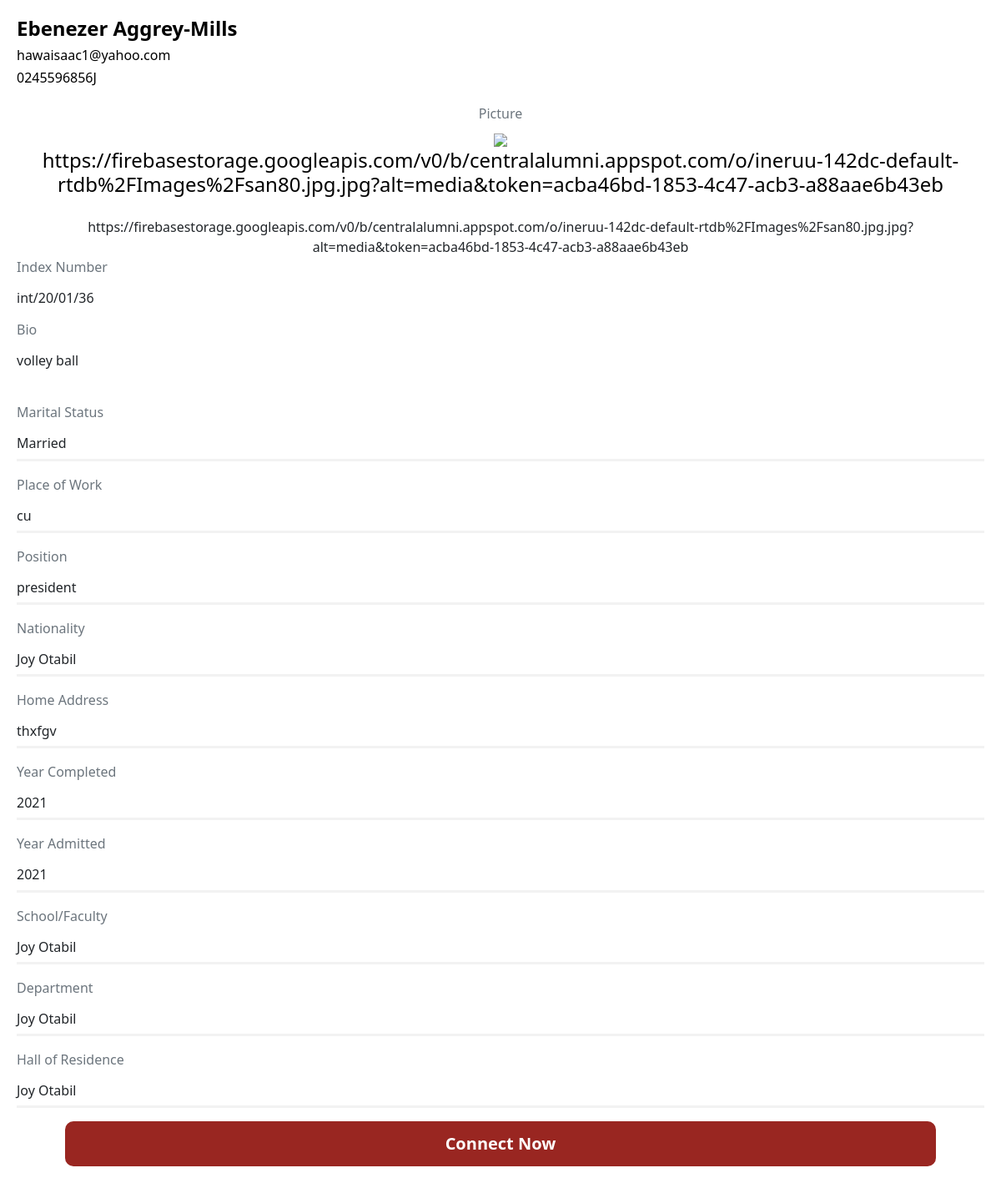
The page /userdisplay/1 (signed in) on the database its author committed.
### app.py (models this page shows, shortened)
class User(db.Model,UserMixin):
    id= db.Column(db.Integer, primary_key=True)
    fullname= db.Column(db.String()  )
    indexnumber= db.Column(db.Integer())
    gender= db.Column(db.String()    )
    school= db.Column(db.String()    )
    department= db.Column(db.String()    )
    program= db.Column(db.String()   )
    completed= db.Column(db.Integer()     )
    admitted= db.Column(db.Integer()  )
    email= db.Column(db.String()     )
    telephone= db.Column(db.String()     )
    hall= db.Column(db.String()  )
    nationality= db.Column(db.String()   )
    address= db.Column(db.String()   )
    work= db.Column(db.String()  )
    guardian= db.Column(db.String()  )
    kin= db.Column(db.String()   )
    relationship= db.Column(db.String()  )
    marital= db.Column(db.String()   )
    health= db.Column(db.String()    )
    extra= db.Column(db.String()     )
    image_file = db.Column(db.String(20))

### app.py (the view)
@app.route('/userdisplay/<int:userid>', methods=['GET', 'POST'])
@login_required
def userdisplay(userid):
    profile=User.query.get_or_404(userid)
    print(current_user)
    return render_template("userdisplay.html",current_user=current_user, profile=profile, title="list")

### app.py (called while the page is built)
@login_manager.user_loader
def load_user(user_id):
    return Person.query.get(int(user_id))

@app.context_processor
def base():
    form=Search()
    return dict(form=form)

    def __repr__(self):
        return f"Person('{self.id}', {self.name}', {self.yearCompleted})"

### templates/userdisplay.html (shortened to what this page needs)
<!doctype html>
<html lang="en">
  <head>
    <link rel="stylesheet" type="text/css" href="{{ url_for('static', filename='css/newstyle.css')}}">
    <link href="https://unpkg.com/aos@2.3.1/dist/aos.css" rel="stylesheet">
    <link href='https://unpkg.com/boxicons@2.1.2/css/boxicons.min.css' rel='stylesheet'>
    <link href="https://cdn.jsdelivr.net/npm/bootstrap@5.2.1/dist/css/bootstrap.min.css" rel="stylesheet">
  </head>
  <body>
    <div container style="align-items: left;">
      <div style="background: #fff; border-radius: 5px; padding: 20px;">
        <div class="top">
          <h4><b> {{profile.fullname}}</b></h4>
        </div>
        <div class="down" style=" display: flex; grid-gap: 2px; justify-content: space-between; ">
          <h6 style="color: black;"> {{profile.email}}</h6>
        </div>
        <div class="down" style=" display: flex; grid-gap: 2px; justify-content: space-between;  ">
          <h6 style="color: black;"> {{profile.telephone}}</h6>
        </div>
        <div class="info" style="margin-top: 2vh; text-align: center;">
          <div>
             <div class="info-more">
      <div class="row">
          <div class="col">
            <h6 class="text-muted">Picture </h6>
            <img style="width: 100%; margin-bottom: 10px; margin: auto;" src="{{profile.image_file}}">
            <h4 style="color: black; margin-bottom: 0;">{{profile.image_file}}</h4>
          </div>
      </div>
    </div>
            {% if profile.image_file %}
            {{profile.image_file}}
            {% else %}
            <img src="static/img/memoji.png" alt="" style="width: 50%; background: #992621; border-radius: 50%;" >
            {% endif %}
            <p style="text-align: left;" class="text-muted">Index Number</p>
            <h6 style="text-align: left;"> {{profile.indexnumber}}</h6>
          </div>
          <div class="info-details" style=" margin-top: 2vh;">
            <p style="text-align: left;">
              <p style="text-align: left;" class="text-muted">Bio</p>
              <h6 style="text-align: left;"> {{profile.extra}}</h6>
                     </p>
          </div>
          <br>
            <div class="user-profile-text" style="border-bottom: 3px solid #f2f2f2;">
                <div>
                  <p style="text-align: left;" class="text-muted">Marital Status</p>
                  <h6 style="text-align: left;"> {{profile.marital}}</h6>
                </div>
            </div>
            <div class="user-profile-text" style="border-bottom: 3px solid #f2f2f2;">
              <div>
                <p style="text-align: left;" class="text-muted">Place of Work</p>
                <h6 style="text-align: left;"> {{profile.work}}</h6>
              </div>
          </div>
          <div class="user-profile-text" style="border-bottom: 3px solid #f2f2f2;">
            <div>
              <p style="text-align: left;" class="text-muted">Position</p>
              <h6 style="text-align: left;"> {{profile.guardian}}</h6>
            </div>
        </div>
        <div class="user-profile-text" style="border-bottom: 3px solid #f2f2f2;">
          <div>
            <p style="text-align: left;" class="text-muted">Nationality</p>
            <h6 style="text-align: left;"> {{profile.nationality}}</h6>
          </div>
      </div>
  <div class="user-profile-text" style="border-bottom: 3px solid #f2f2f2;">
    <div>
      <p style="text-align: left;" class="text-muted">Home Address</p>
      <h6 style="text-align: left;"> {{profile.address}}</h6>
    </div>
</div>
<div class="user-profile-text" style="border-bottom: 3px solid #f2f2f2;">
  <div>
    <p style="text-align: left;" class="text-muted">Year Completed</p>
    <h6 style="text-align: left;"> {{profile.completed}}</h6>
  </div>
</div>
<div class="user-profile-text" style="border-bottom: 3px solid #f2f2f2;">
  <div>
    <p style="text-align: left;" class="text-muted">Year Admitted</p>
    <h6 style="text-align: left;"> {{profile.admitted}}</h6>
  </div>
</div>
<div class="user-profile-text" style="border-bottom: 3px solid #f2f2f2;">
  <div>
    <p style="text-align: left;" class="text-muted">School/Faculty</p>
    <h6 style="text-align: left;"> {{profile.school}}</h6>
  </div>
</div>
<div class="user-profile-text" style="border-bottom: 3px solid #f2f2f2;">
  <div>
    <p style="text-align: left;" class="text-muted">Department</p>
    <h6 style="text-align: left;"> {{profile.department}}</h6>
  </div>
</div>
<div class="user-profile-text" style="border-bottom: 3px solid #f2f2f2;">
  <div>
    <p style="text-align: left;" class="text-muted">Hall of Residence</p>
    <h6 style="text-align: left;"> {{profile.hall}}</h6>
  </div>
</div>
          <div class="position-sticky">
            <button type="button" class="btn btn-lg" data-toggle="modal" data-target=".bd-example-modal-sm" style="width: 90%; background: #992621; color: #fff; padding: 12px 20px; font-weight: 300; border: none; border-radius: 10px; font-weight: bold;">Connect Now</button>
          </div>
      </div>
    </div>
    </div>
</body>
</html>

### static/css/newstyle.css (style rules this page uses)
body { background: #f2f2f2; }
h4 { color: black; }
.info-more { margin-bottom: 3vh; }
.user-profile-text { margin-bottom: 2vh; }

### rows shown on the page
User: fullname "Ebenezer Aggrey-Mills", email "hawaisaac1@yahoo.com", telephone "0245596856J", image_file "https://firebasestorage.googleapis.com/v0/b/centralalumni.appspot.com/o/ineruu-142dc-default-rtdb%2FImages%2Fsan80.jpg.jpg?alt=media&token=acba46bd-1853-4c47-acb3-a88aae6b43eb", indexnumber "int/20/01/36", extra "volley ball", marital "Married", work "cu", guardian "president", nationality "Joy Otabil", address "thxfgv", completed "2021", admitted "2021", school "Joy Otabil", department "Joy Otabil", hall "Joy Otabil"
